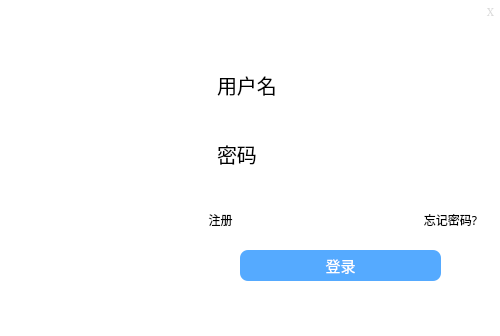
<?xml version="1.0" encoding="UTF-8"?>
<ui version="4.0">
 <class>loginWidget</class>
 <widget class="QWidget" name="loginWidget">
  <property name="geometry">
   <rect>
    <x>0</x>
    <y>0</y>
    <width>500</width>
    <height>336</height>
   </rect>
  </property>
  <property name="windowTitle">
   <string>loginWidget</string>
  </property>
  <property name="styleSheet">
   <string notr="true">background-color: rgb(255, 255, 255);
border-radius: 15px</string>
  </property>
  <widget class="QFrame" name="frame">
   <property name="geometry">
    <rect>
     <x>190</x>
     <y>0</y>
     <width>311</width>
     <height>341</height>
    </rect>
   </property>
   <property name="frameShape">
    <enum>QFrame::StyledPanel</enum>
   </property>
   <property name="frameShadow">
    <enum>QFrame::Raised</enum>
   </property>
   <widget class="QWidget" name="formLayoutWidget">
    <property name="geometry">
     <rect>
      <x>10</x>
      <y>70</y>
      <width>281</width>
      <height>141</height>
     </rect>
    </property>
    <layout class="QFormLayout" name="formLayout">
     <property name="verticalSpacing">
      <number>10</number>
     </property>
     <property name="topMargin">
      <number>0</number>
     </property>
     <item row="0" column="1">
      <widget class="QLabel" name="tlbUName">
       <property name="font">
        <font>
         <family>微软雅黑</family>
         <pointsize>15</pointsize>
        </font>
       </property>
       <property name="text">
        <string>用户名</string>
       </property>
      </widget>
     </item>
     <item row="3" column="1">
      <widget class="QLabel" name="tlbPassword">
       <property name="font">
        <font>
         <family>微软雅黑</family>
         <pointsize>15</pointsize>
        </font>
       </property>
       <property name="text">
        <string>密码</string>
       </property>
      </widget>
     </item>
     <item row="4" column="1">
      <widget class="QLineEdit" name="lePassword">
       <property name="font">
        <font>
         <family>微软雅黑</family>
        </font>
       </property>
       <property name="text">
        <string/>
       </property>
      </widget>
     </item>
     <item row="1" column="1">
      <widget class="QLineEdit" name="leUName">
       <property name="font">
        <font>
         <family>微软雅黑</family>
        </font>
       </property>
       <property name="text">
        <string/>
       </property>
      </widget>
     </item>
    </layout>
   </widget>
   <widget class="QPushButton" name="btnLogin">
    <property name="geometry">
     <rect>
      <x>50</x>
      <y>250</y>
      <width>201</width>
      <height>31</height>
     </rect>
    </property>
    <property name="font">
     <font>
      <family>微软雅黑</family>
      <pointsize>11</pointsize>
      <weight>50</weight>
      <italic>false</italic>
      <bold>false</bold>
     </font>
    </property>
    <property name="styleSheet">
     <string notr="true">background-color: rgb(85, 170, 255);
color: rgb(255, 255, 255);
font: 11pt &quot;微软雅黑&quot;;
border-radius: 8px;</string>
    </property>
    <property name="text">
     <string>登录</string>
    </property>
   </widget>
   <widget class="QLabel" name="lblWelcome">
    <property name="geometry">
     <rect>
      <x>-30</x>
      <y>0</y>
      <width>371</width>
      <height>61</height>
     </rect>
    </property>
    <property name="styleSheet">
     <string notr="true">background-image: url(:/VlcPlayer/D:/苏嵌合作/图片/欢迎.jpg);</string>
    </property>
    <property name="text">
     <string/>
    </property>
   </widget>
   <widget class="QPushButton" name="pushButton">
    <property name="geometry">
     <rect>
      <x>290</x>
      <y>0</y>
      <width>21</width>
      <height>23</height>
     </rect>
    </property>
    <property name="font">
     <font>
      <family>Constantia</family>
      <pointsize>8</pointsize>
     </font>
    </property>
    <property name="styleSheet">
     <string notr="true">background-color: rgb(255, 255, 255);
color: rgb(218, 218, 218);</string>
    </property>
    <property name="text">
     <string>X</string>
    </property>
   </widget>
   <widget class="QPushButton" name="btnRegiste">
    <property name="geometry">
     <rect>
      <x>0</x>
      <y>210</y>
      <width>61</width>
      <height>20</height>
     </rect>
    </property>
    <property name="font">
     <font>
      <family>微软雅黑</family>
     </font>
    </property>
    <property name="text">
     <string>注册</string>
    </property>
   </widget>
   <widget class="QPushButton" name="btnRegiste_2">
    <property name="geometry">
     <rect>
      <x>230</x>
      <y>210</y>
      <width>61</width>
      <height>20</height>
     </rect>
    </property>
    <property name="font">
     <font>
      <family>微软雅黑</family>
     </font>
    </property>
    <property name="text">
     <string>忘记密码?</string>
    </property>
   </widget>
  </widget>
  <widget class="QFrame" name="frame_2">
   <property name="geometry">
    <rect>
     <x>0</x>
     <y>-10</y>
     <width>191</width>
     <height>351</height>
    </rect>
   </property>
   <property name="styleSheet">
    <string notr="true">background-image: url(:/VlcPlayer/D:/苏嵌合作/视频传输/图片/背景2.jpg);</string>
   </property>
   <property name="frameShape">
    <enum>QFrame::StyledPanel</enum>
   </property>
   <property name="frameShadow">
    <enum>QFrame::Raised</enum>
   </property>
  </widget>
 </widget>
 <layoutdefault spacing="6" margin="11"/>
 <resources>
  <include location="vlcplayer.qrc"/>
 </resources>
 <connections>
  <connection>
   <sender>pushButton</sender>
   <signal>clicked()</signal>
   <receiver>loginWidget</receiver>
   <slot>CloseForm()</slot>
   <hints>
    <hint type="sourcelabel">
     <x>492</x>
     <y>10</y>
    </hint>
    <hint type="destinationlabel">
     <x>560</x>
     <y>60</y>
    </hint>
   </hints>
  </connection>
  <connection>
   <sender>btnRegiste</sender>
   <signal>clicked()</signal>
   <receiver>loginWidget</receiver>
   <slot>ShowRegisterForm()</slot>
   <hints>
    <hint type="sourcelabel">
     <x>218</x>
     <y>224</y>
    </hint>
    <hint type="destinationlabel">
     <x>251</x>
     <y>416</y>
    </hint>
   </hints>
  </connection>
  <connection>
   <sender>btnLogin</sender>
   <signal>clicked()</signal>
   <receiver>loginWidget</receiver>
   <slot>ClientLogin()</slot>
   <hints>
    <hint type="sourcelabel">
     <x>341</x>
     <y>263</y>
    </hint>
    <hint type="destinationlabel">
     <x>327</x>
     <y>474</y>
    </hint>
   </hints>
  </connection>
 </connections>
 <slots>
  <slot>CloseForm()</slot>
  <slot>ShowRegisterForm()</slot>
  <slot>ClientLogin()</slot>
 </slots>
</ui>
